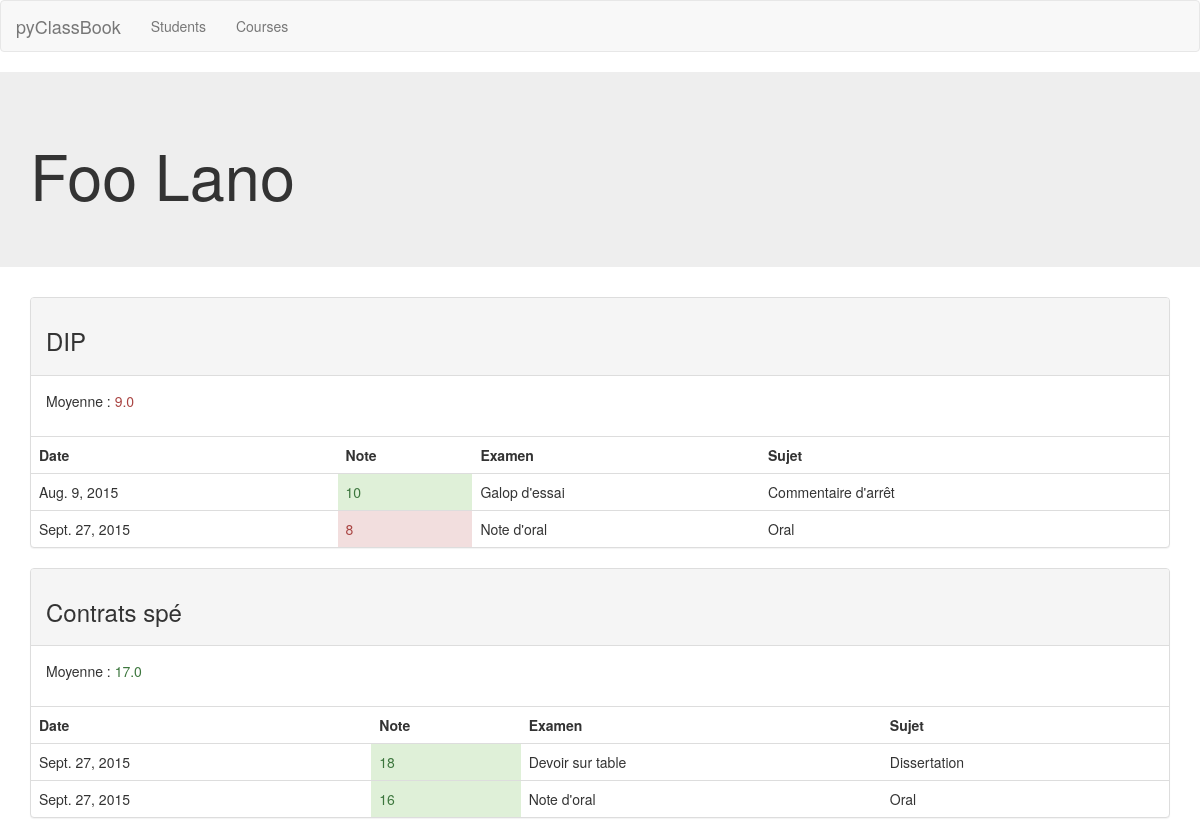
The app's page /students/1/ with its own data.
### students/models.py (models this page shows, shortened)
class Student(models.Model):
    firstname   = models.CharField(max_length = 100)
    lastname    = models.CharField(max_length = 100)
    email       = models.EmailField(max_length = 254)
    created_at  = models.DateTimeField(auto_now_add=True)
    updated_at  = models.DateTimeField(auto_now=True)
    courses     = models.ManyToManyField(Course)
    def fullname(self):
        return self.firstname + " " + self.lastname
    def marks_for_course(self, course):
        marks = []
        for m in Mark.objects.filter(student=self.id):
            if m.subject.exam.course == course:
                marks.append(m)
        return marks
    def average_for_course(self, course):
        index = 0
        marks = 0
        for m in Mark.objects.filter(student=self.id):
            if m.subject.exam.course == course:
                marks = marks + m.mark
                index = index + 1
        return marks / index
    fullname.short_description = "Name"
    fullname.admin_order_field = 'lastname' # order by lastname

class Mark(models.Model):
    student     = models.ForeignKey(Student)
    subject     = models.ForeignKey('exams.Subject')
    mark        = models.IntegerField(validators=[MinValueValidator(0), MaxValueValidator(20)])
    comment     = models.TextField(blank=True)
    created_at  = models.DateTimeField(auto_now_add=True)
    updated_at  = models.DateTimeField(auto_now=True)

### courses/models.py (models this page shows, shortened)
class Course(models.Model):
    name =          models.CharField(max_length = 254)
    level =         models.CharField(max_length=10, blank=True)
    place =         models.CharField(max_length = 254, blank=True)
    comments =      models.TextField(blank=True)
    start_date =    models.DateField(blank=True)
    end_date =      models.DateField(blank=True)
    created_at =    models.DateTimeField(auto_now_add=True)
    updated_at =    models.DateTimeField(auto_now=True)

### exams/models.py (models this page shows, shortened)
class Subject(models.Model):
    exam =      models.ForeignKey(Exam)
    title =     models.TextField(blank=True, default='')
    kind =      models.CharField(max_length = 254, default='')

class Exam(models.Model):
    name =          models.CharField(max_length = 254, default='')
    course =        models.ForeignKey('courses.Course')
    date =          models.DateField(blank=True, null=True)
    time_allowed =  models.IntegerField(blank=True, null=True)
    place =         models.CharField(max_length = 254, default='')
    comments =      models.TextField(blank=True, default='')

### students/views.py (the view)
# urls.py: url(r'^(?P<course_id>[0-9]+)/$', views.show, name='show')
def show(request, student_id):
    try:
        student = Student.objects.get(pk=student_id)
    except Student.DoesNotExist:
        raise Http404("This student doesn't exist.")
    return render(request, 'students/show.html', {'student': student})

### shared/templatetags/navactive.py (called while the page is built)
@register.simple_tag
def navactive(request, urls):
    if request.path in ( reverse(url) for url in urls.split() ):
        return "active"
    return ""

### students/templatetags/marks_tags.py (called while the page is built)
@register.filter(needs_autoescape=True)
def colorize_mark(mark, autoescape=True):
    if autoescape:
        esc = conditional_escape
    else:
        esc = lambda x: x
    result = ''
    if mark >= 10:
        result = '<span class="text-success">%s</span>' % (esc(mark))
    elif mark < 10:
        result = '<span class="text-danger">%s</span>' % (esc(mark))
    return mark_safe(result)

### students/templatetags/students_tags.py (called while the page is built)
@register.filter(name='average_for_course')
def average_for_course(student, course):
    return student.average_for_course(course)

@register.filter(name='marks_for_course')
def marks_for_course(student, course):
    return student.marks_for_course(course)

### students/templates/students/show.html
{% extends "base.html" %}
{% load students_tags %}
{% load marks_tags %}
{% block content %}
    <div class="jumbotron">
        <div class="container">
            <h1>{{ student.fullname }}</h1>
        </div>
    </div>
<div class="container">
    {% for course in student.courses.all %}
    <div class="panel panel-default">
      <div class="panel-heading">
          <h3>{{ course.name }}</h3>
      </div>
      <div class="panel-body">
          <p>Moyenne : {{ student|average_for_course:course|colorize_mark }}</p>
      </div>
      <table class="table">
            <tr>
                <th>Date</th>
                <th>Note</th>
                <th>Examen</th>
                <th>Sujet</th>
            </tr>
            {% for m in student|marks_for_course:course %}
            <tr>
                <td>{{ m.subject.exam.date }}</td>
                {% if m.mark >= 10 %}
                    <td class="bg-success">
                {% else %}
                    <td class="bg-danger">
                {% endif %}
                    {{ m.mark|colorize_mark }}</td>
                <td>{{ m.subject.exam.name }}</td>
                <td>{{ m.subject.kind }}</td>
            </tr>
            {% endfor %}
      </table>
    </div>
    {% endfor %}
</div>
{% endblock %}

### records on screen
Student: fullname "Foo Lano", id.course_id "9.0", id.mark "17.0"
Course: name "DIP"
Mark: subject.exam "Aug. 9, 2015", mark|colorize_mark "10", subject.exam.name "Galop d'essai", subject.kind "Commentaire d'arrêt"
Mark: subject.exam "Sept. 27, 2015", mark|colorize_mark "8", subject.exam.name "Note d'oral", subject.kind "Oral"
Course: name "Contrats spé"
Mark: subject.exam "Sept. 27, 2015", mark|colorize_mark "18", subject.exam.name "Devoir sur table", subject.kind "Dissertation"
Mark: subject.exam "Sept. 27, 2015", mark|colorize_mark "16", subject.exam.name "Note d'oral", subject.kind "Oral"
